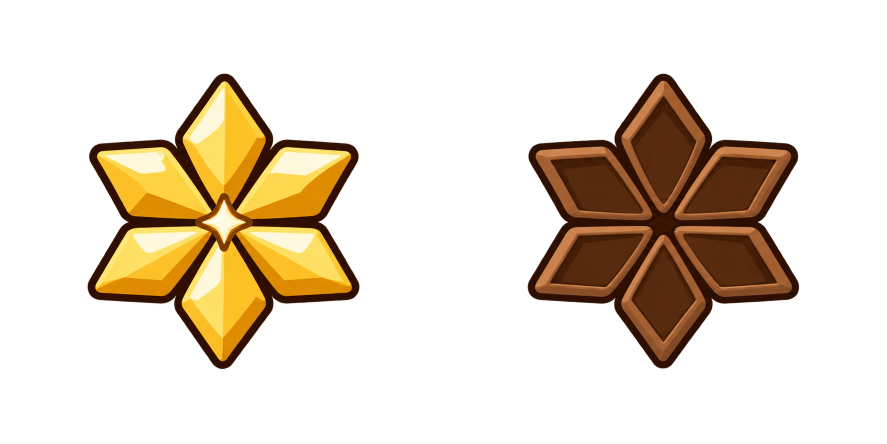
#> input picture Docs/art/ui/ascension/sheet.png, 1774 x 887 px (shown at 1/2 size)
$ python cut.py ../../ascension/sheet.png out.png ../../ascension/sheet.png
#> lines starting #> are read from the running program, lines starting #| are printed output that depends on the picture
"""Cut a 3x2 fragment sheet into six sprites, by silhouette.

Every opaque blob goes to the cell holding its centre, so a spark or a glow
leaning over a gutter goes home with its own fragment. Cells read left to
right, top to bottom: pieces 1-5, then the keystone (slot 5). Each fragment
is trimmed and centred on a square canvas at `FILL` of its side.

  python3 -I cut.py sheet.png out_dir prefix
  → out_dir/<prefix>0.png … <prefix>5.png
"""
import sys
from collections import deque
from PIL import Image

COLS, ROWS, SIZE, FILL, ALPHA, MIN_PX = 3, 2, 128, 0.9, 12, 24

src, out, prefix = sys.argv[1:]
im = Image.open(src).convert('RGBA')
#> im is the input picture: PIL image 1774x887 RGBA; mean R, G, B, A 35.3, 24.2, 9.4, 60.1
w, h = im.size
#> w = 1774; h = 887
a = im.getchannel('A').load()
seen = bytearray(w * h)
cells = [[] for _ in range(COLS * ROWS)]
for y0 in range(h):
    for x0 in range(w):
        if seen[y0 * w + x0] or a[x0, y0] <= ALPHA:
            continue
        blob, q = [], deque([(x0, y0)])
        seen[y0 * w + x0] = 1
        while q:
            x, y = q.popleft()
            blob.append((x, y))
            for nx, ny in ((x + 1, y), (x - 1, y), (x, y + 1), (x, y - 1)):
                if 0 <= nx < w and 0 <= ny < h and not seen[ny * w + nx] and a[nx, ny] > ALPHA:
                    seen[ny * w + nx] = 1
                    q.append((nx, ny))
        if len(blob) < MIN_PX:
            continue
        cx = sum(p[0] for p in blob) / len(blob)
        cy = sum(p[1] for p in blob) / len(blob)
        col = min(COLS - 1, int(cx * COLS / w))
        row = min(ROWS - 1, int(cy * ROWS / h))
        cells[row * COLS + col].append(blob)

for i, blobs in enumerate(cells):
    mask = Image.new('L', im.size, 0)
    mp = mask.load()
    for b in blobs:
        for x, y in b:
            mp[x, y] = 255
    piece = Image.new('RGBA', im.size, (0, 0, 0, 0))
    piece.paste(im, (0, 0), mask)
    piece = piece.crop(piece.getbbox())
    side = max(piece.size)
    scale = SIZE * FILL / side
    piece = piece.resize((max(1, round(piece.width * scale)), max(1, round(piece.height * scale))), Image.LANCZOS)
    canvas = Image.new('RGBA', (SIZE, SIZE), (0, 0, 0, 0))
    canvas.paste(piece, ((SIZE - piece.width) // 2, (SIZE - piece.height) // 2))
    canvas.save(f'{out}/{prefix}{i}.png', optimize=True)
    print(f'{prefix}{i}', len(blobs), 'blobs', piece.size)
#> this loop made 6 passes
#> pass 1, `piece = piece.crop(piece.getbbox())`:
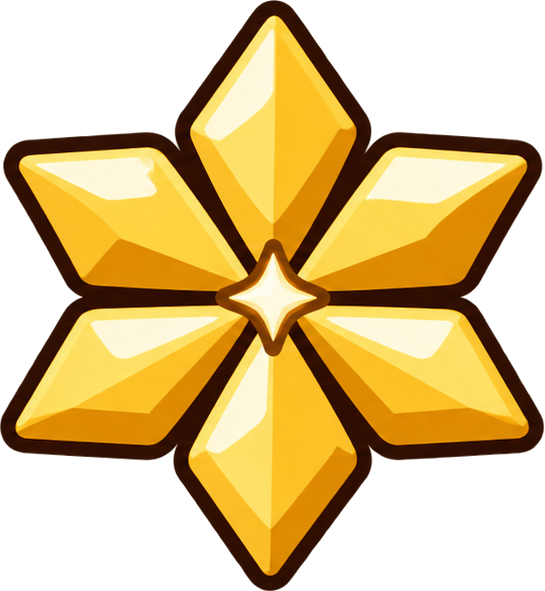
#> piece: PIL image 545x591 RGBA; mean R, G, B, A 113.4, 87.7, 32.9, 146.9; transparent parts drawn white
#> pass 1, `piece = piece.resize((max(1, round(piece.width * scale)), max(1, round..`:
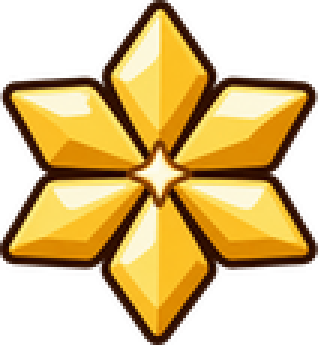
#> piece: PIL image 106x115 RGBA (shown 3 times larger); mean R, G, B, A 114.8, 87.6, 32.9, 147; transparent parts drawn white
#> after the loop: canvas: PIL image 128x128 RGBA; every value is 0
#> after the loop: piece: PIL image 115x58 RGBA; every value is 0
